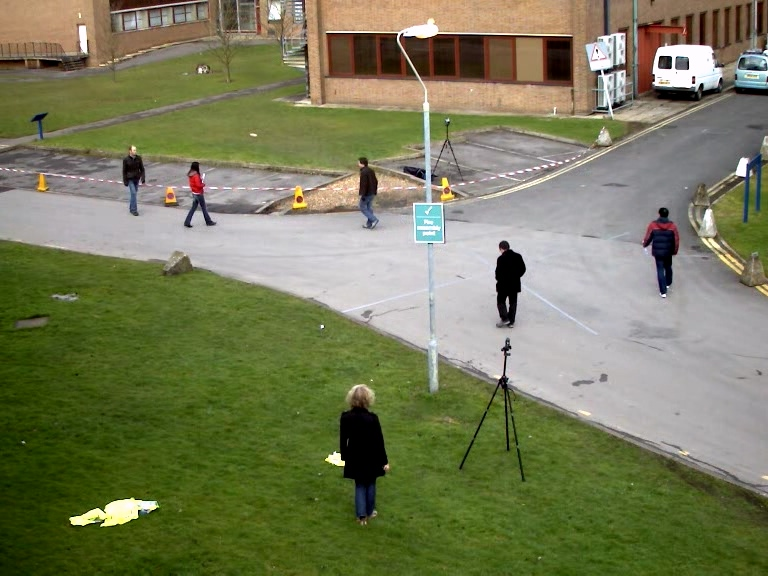
#> input picture People_detetion_opencv/test.jpg, 768 x 576 px, given in place of test.avi, which was not available
$ python main.py
#> lines starting #> are read from the running program, lines starting #| are printed output that depends on the picture; after the words box and inside, x2 and y2 are one past the last pixel; in counts of white or black regions, pixels touching at a corner belong together; pictures that were not available may be replaced by others from this repository, and a replacement may not be noted
# @Time    : 2023/2/4
# @Author  : Bing

import numpy as np
import cv2

def main():
    filename = "C:/Users/WenBi/Downloads"
    video = cv2.VideoCapture(filename+'/test.avi')

    kernel = cv2.getStructuringElement(cv2.MORPH_ELLIPSE,(3,3))
    back = cv2.createBackgroundSubtractorMOG2()

    while True:
        ret, frame = video.read()
#> frame is the input picture: shape (576, 768, 3); mean B, G, R 89.7, 123.6, 120.3
        img = back.apply(frame)
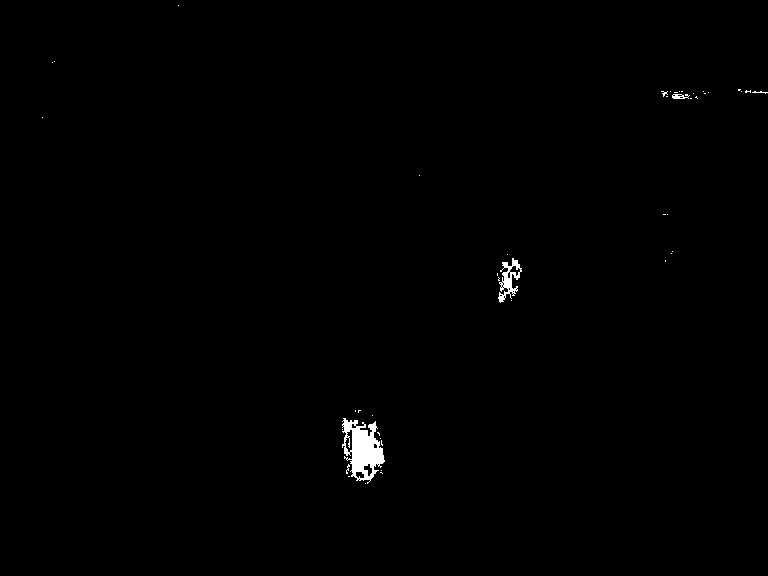
#> img: shape (576, 768); values 127 (black) and 255 (white), 0.49% white; 45 white regions (41 under 20 px), largest, box (x1, y1, x2, y2) and area: (342, 418, 385, 484) 1541, (498, 258, 522, 303) 431, (672, 94, 690, 99) 61, (752, 91, 768, 94) 21
        img_close = cv2.morphologyEx(img,cv2.MORPH_OPEN,kernel)
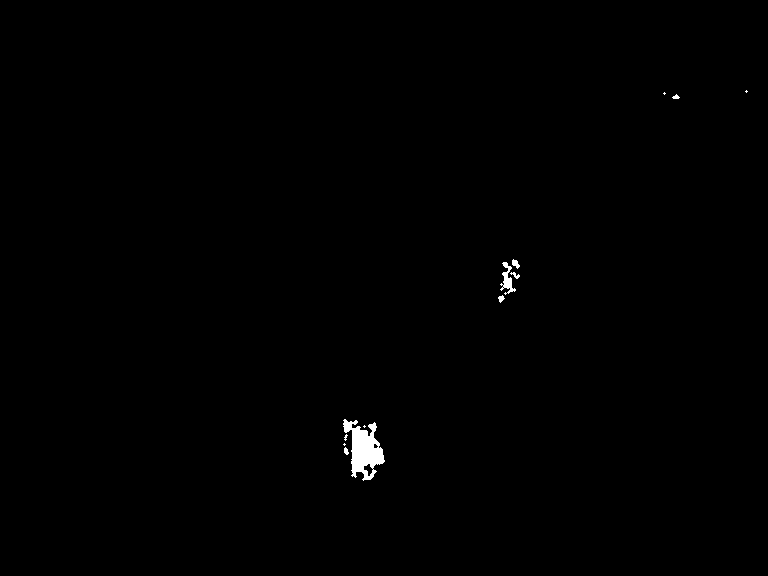
#> img_close: shape (576, 768); values 127 (black) and 255 (white), 0.39% white; 12 white regions (5 under 20 px), largest, box (x1, y1, x2, y2) and area: (343, 419, 385, 481) 1342, (500, 262, 516, 295) 209, (512, 259, 520, 269) 46
        contours, hierarchy = cv2.findContours(img_close,cv2.RETR_EXTERNAL,cv2.CHAIN_APPROX_SIMPLE)
#> contours = [[[0, 0], [0, 575], [767, 575], [767, 0]]]
        for cnt in contours:
            length = cv2.arcLength(cnt,True)
            if length > 188:
                x,y,w,h = cv2.boundingRect(cnt)
                cv2.rectangle(frame,(x,y),(x+w,y+h),(0,0,255),2)
#> this loop made 1 pass
#> (cnt, length, x, y, w, h) on pass 1: ([[0, 0], [0, 575], [767, 575], [767, 0]], 2684, 0, 0, 768, 576)
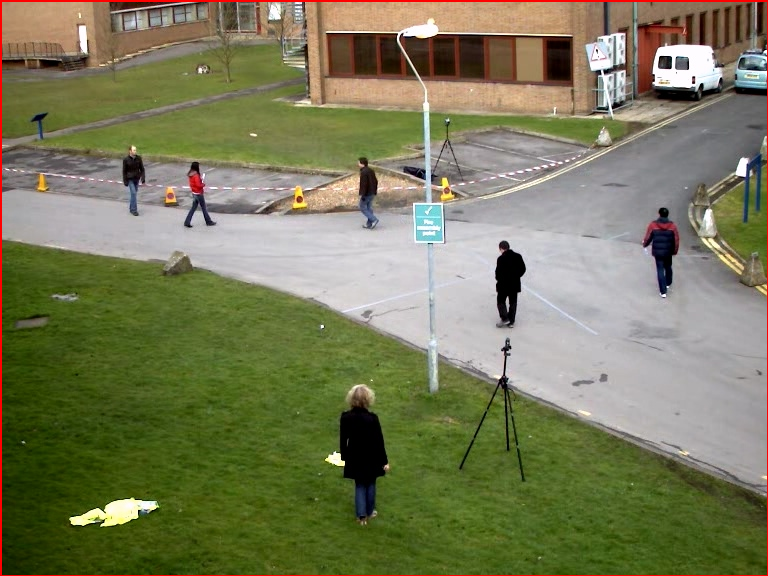
#> frame: shape (576, 768, 3); 0.91% of pixels changed, all inside (x1, y1, x2, y2) = (0, 0, 768, 576)

        cv2.imshow('frame',frame)
        cv2.imshow('img',img)
        k = cv2.waitKey(100)& 0xff
#> (key Esc is pressed here)
        if k == 27:
            break

    video.release()
    cv2.destroyAllWindows()

if __name__ == '__main__':
    main()
